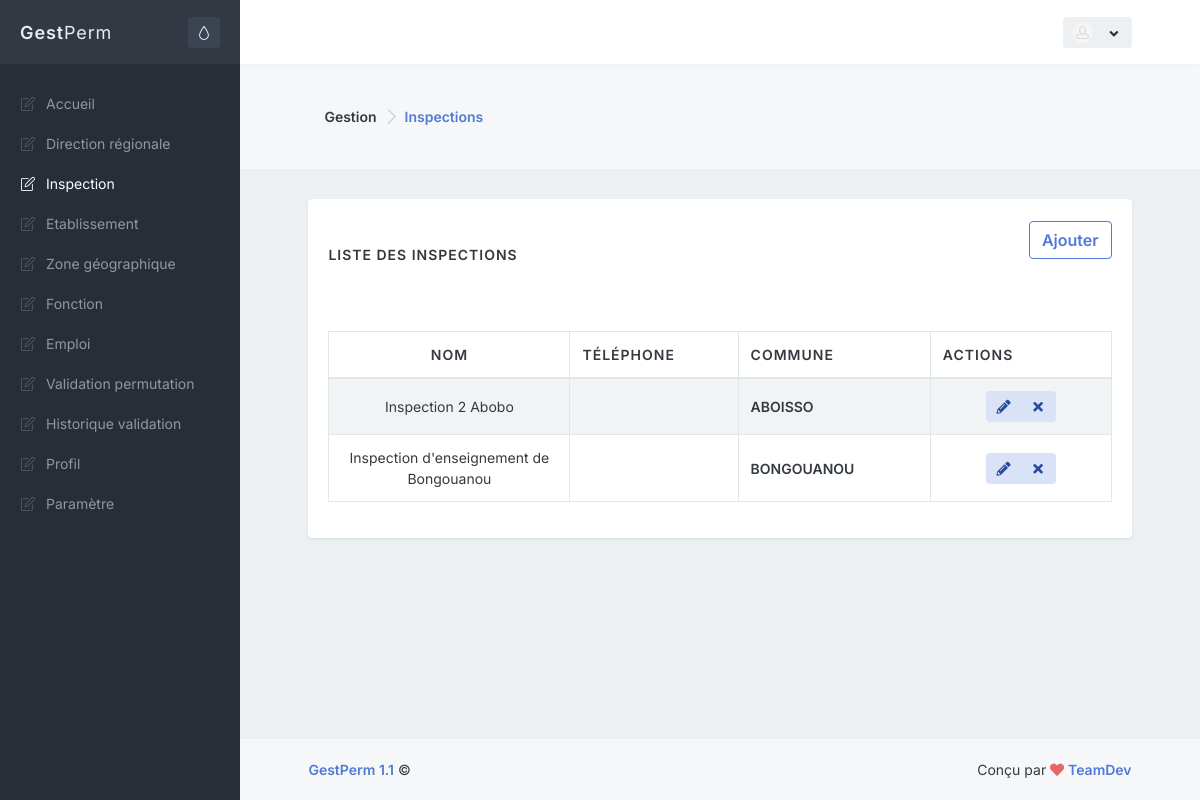
The app's page /admin/inspection.php with its own data.
### tables this page shows
CREATE TABLE IF NOT EXISTS `inspection` (
  `IdInspection` int(11) NOT NULL AUTO_INCREMENT,
  `NomInspection` varchar(255) NOT NULL,
  `TelInspection` varchar(255) NOT NULL,
  `CommuneInspection` varchar(255) NOT NULL,
  `IdDirectionRegionale` int(11) NOT NULL,
  PRIMARY KEY (`IdInspection`)
);

CREATE TABLE IF NOT EXISTS `localite` (
  `CodeZone` bigint(19) NOT NULL AUTO_INCREMENT,
  `LibelleZone` varchar(200) NOT NULL,
  `CodeZoneMere` bigint(19) NOT NULL,
  `NiveauStr` smallint(6) NOT NULL,
  PRIMARY KEY (`CodeZone`)
);

### class/database.php (called while the page is built, shortened)
<?php
class Database
{
    private static $dbHost = "localhost";
    private static $dbName = "pct_db";
    private static $dbUsername = "root";
    private static $dbUserpassword = "";
    private static $connection = null;
    private static function connect()
    {
        if(self::$connection == null)
        {
            try
            {
              self::$connection = new PDO("mysql:host=" . self::$dbHost . ";dbname=" . self::$dbName , self::$dbUsername, self::$dbUserpassword, array(PDO::MYSQL_ATTR_INIT_COMMAND => 'SET NAMES UTF8' , PDO::ATTR_ERRMODE=>PDO::ERRMODE_WARNING));
            }
            catch(PDOException $e)
            {
                die($e->getMessage());
            }
        }
        return self::$connection;
    }
    private static function disconnect()
    {
        self::$connection = null;
    }
    public static function SelectQuery($query="")
    {
        if ($query<>"")
        {
            $req=self::$connection->prepare($query);
            try
            {
              $req->execute();
            }
            catch(Exception $e)
            {
                var_dump($query);
                die($e->getMessage());
            }
            return $req->fetchAll(PDO::FETCH_OBJ);
        }
        else return "";
    }
}
?>

### admin/inspection.php (the view, shortened to what this page needs)
<?php require 'inc/_global/views/head_start.php'; ?>
<?php require 'inc/_global/views/head_end.php'; ?>
<?php require 'inc/_global/views/page_start.php'; ?>
<div class="bg-body-light">
    <div class="content content-full">
        <div class="d-flex flex-column flex-sm-row justify-content-sm-between align-items-sm-center">
            <nav class="flex-sm-00-auto ml-sm-3" aria-label="breadcrumb">
                <ol class="breadcrumb breadcrumb-alt">
                    <li class="breadcrumb-item">Gestion</li>
                    <li class="breadcrumb-item" aria-current="page">
                        <a class="link-fx" href="">Inspections</a>
                    </li>
                </ol>
            </nav>
        </div>
   </div>
</div>
<div class="content">
    <div class="block block-rounded">
        <div class="block-header">
            <h3 class="block-title">Liste des Inspections<small</small></h3>
            <nav class="flex-sm-00-auto ml-sm-3" aria-label="breadcrumb">
                <ol class="breadcrumb breadcrumb-alt">
                    <li class="breadcrumb-item">
                        <button type="button" class="btn btn-outline-primary push" data-toggle="modal" data-target="#add-newinsp-modal">Ajouter</button>
                    </li>
                </ol>
            </nav>
        </div>
        <div class="block-content block-content-full">
            <table class="table table-bordered table-striped table-vcenter js-dataTable-full">
                <thead>
                    <tr>
                        <th class="text-center" style="width: 20%;">Nom</th>
                        <th class="d-none d-sm-table-cell" style="width: 12%;">Téléphone</th>
                        <th class="d-none d-sm-table-cell" style="width: 15%;">Commune</th>
                        <th class="d-none d-sm-table-cell" style="width: 15%;">Actions</th>
                    </tr>
                </thead>
                <tbody>
                    <?php
                        $inspections=Database::SelectQuery("SELECT * FROM   inspection ORDER BY NomInspection ASC");
                        foreach($inspections as $inspection):
                    ?>
                    <tr>
                        <td class="text-center font-size-sm"><?=$inspection->NomInspection?></td>
                        <td class="font-w600 font-size-sm"><?=$inspection->TelInspection?></td>
                        <td class="font-w600 font-size-sm">
                        <?=DataBase::SelectQuery("SELECT LibelleZone FROM localite WHERE CodeZone='$inspection->CommuneInspection'")[0]->LibelleZone?>
                        </td>
                        <td class="text-center">
                            <div class="btn-group">
                                <button type="button" class="btn btn-sm btn-alt-primary editinspection" data-toggle="modal" title="Edit" data-idinpection="<?=$inspection->IdInspection ?>" data-nominspection="<?=$inspection->NomInspection ?>" data-telinspection="<?=$inspection->TelInspection ?>" data-locinspection="<?=$inspection->CommuneInspection ?>"  data-target="#Edit-newinsp-modal">
                                    <i class="fa fa-fw fa-pencil-alt"></i>
                                </button>
                                <button type="button" class="btn btn-sm btn-alt-primary todelete"  data-toggle="modal" data-target="#Delete-newinsp-modal" data-idinpection="<?=$inspection->IdInspection ?>" title="Delete">
                                    <i class="fa fa-fw fa-times"></i>
                                </button>
                            </div>
                        </td>
                    </tr>
                    <?php endforeach ?>
                </tbody>
            </table>
        </div>
    </div>
</div>
<?php require 'inc/_global/views/page_end.php'; ?>
<?php require 'inc/_global/views/footer_end.php'; ?>

### records on screen
inspection: NomInspection "Inspection 2 Abobo", CommuneInspection.LibelleZone "ABOISSO"
inspection: NomInspection "Inspection d'enseignement de Bongouanou", CommuneInspection.LibelleZone "BONGOUANOU"

### other values on screen
$node['name'] "Accueil Direction régionale Inspection Etablissement Zone géographique Fonction Emploi Validation permutation Historique validation Profil Paramètre"
$one->name "GestPerm"
$one->version "1.1"
